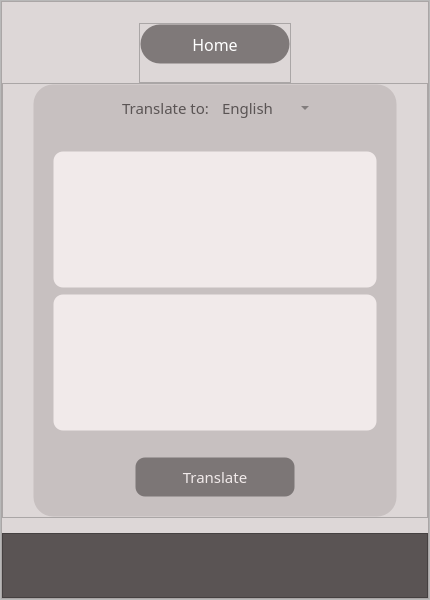
<?xml version="1.0" encoding="UTF-8"?>
<ui version="4.0">
 <class>MainWindow</class>
 <widget class="QMainWindow" name="MainWindow">
  <property name="geometry">
   <rect>
    <x>0</x>
    <y>0</y>
    <width>430</width>
    <height>600</height>
   </rect>
  </property>
  <property name="minimumSize">
   <size>
    <width>300</width>
    <height>0</height>
   </size>
  </property>
  <property name="maximumSize">
   <size>
    <width>16777215</width>
    <height>16777215</height>
   </size>
  </property>
  <property name="windowTitle">
   <string>MainWindow</string>
  </property>
  <widget class="QWidget" name="centralwidget">
   <property name="minimumSize">
    <size>
     <width>0</width>
     <height>0</height>
    </size>
   </property>
   <property name="maximumSize">
    <size>
     <width>16777215</width>
     <height>16777215</height>
    </size>
   </property>
   <layout class="QVBoxLayout" name="verticalLayout" stretch="0">
    <property name="spacing">
     <number>0</number>
    </property>
    <property name="leftMargin">
     <number>0</number>
    </property>
    <property name="topMargin">
     <number>0</number>
    </property>
    <property name="rightMargin">
     <number>0</number>
    </property>
    <property name="bottomMargin">
     <number>0</number>
    </property>
    <item>
     <widget class="QFrame" name="frame_2">
      <property name="frameShape">
       <enum>QFrame::StyledPanel</enum>
      </property>
      <property name="frameShadow">
       <enum>QFrame::Raised</enum>
      </property>
      <layout class="QVBoxLayout" name="verticalLayout_3">
       <property name="spacing">
        <number>0</number>
       </property>
       <property name="leftMargin">
        <number>0</number>
       </property>
       <property name="topMargin">
        <number>0</number>
       </property>
       <property name="rightMargin">
        <number>0</number>
       </property>
       <property name="bottomMargin">
        <number>0</number>
       </property>
       <item>
        <widget class="QStackedWidget" name="mainStackW">
         <property name="styleSheet">
          <string notr="true">background-color: rgb(221, 215, 215);</string>
         </property>
         <property name="currentIndex">
          <number>1</number>
         </property>
         <widget class="QWidget" name="stackIntro">
          <layout class="QVBoxLayout" name="verticalLayout_2">
           <property name="spacing">
            <number>0</number>
           </property>
           <property name="leftMargin">
            <number>0</number>
           </property>
           <property name="topMargin">
            <number>0</number>
           </property>
           <property name="rightMargin">
            <number>0</number>
           </property>
           <property name="bottomMargin">
            <number>0</number>
           </property>
           <item>
            <widget class="QFrame" name="Introframe">
             <property name="frameShape">
              <enum>QFrame::StyledPanel</enum>
             </property>
             <property name="frameShadow">
              <enum>QFrame::Raised</enum>
             </property>
             <layout class="QVBoxLayout" name="verticalLayout_4">
              <item alignment="Qt::AlignBottom">
               <widget class="QLabel" name="introText">
                <property name="font">
                 <font>
                  <family>Source Code Pro</family>
                  <pointsize>24</pointsize>
                  <bold>true</bold>
                 </font>
                </property>
                <property name="styleSheet">
                 <string notr="true">color:rgb(53, 53, 53)</string>
                </property>
                <property name="text">
                 <string>WORKBUDDY</string>
                </property>
                <property name="alignment">
                 <set>Qt::AlignCenter</set>
                </property>
               </widget>
              </item>
              <item alignment="Qt::AlignHCenter|Qt::AlignTop">
               <widget class="QLabel" name="introVersion">
                <property name="font">
                 <font>
                  <family>Source Code Pro</family>
                  <pointsize>14</pointsize>
                 </font>
                </property>
                <property name="styleSheet">
                 <string notr="true">color:rgb(118, 118, 118)</string>
                </property>
                <property name="text">
                 <string>V.x</string>
                </property>
               </widget>
              </item>
             </layout>
            </widget>
           </item>
          </layout>
         </widget>
         <widget class="QWidget" name="stackHome">
          <layout class="QVBoxLayout" name="verticalLayout_5">
           <property name="spacing">
            <number>0</number>
           </property>
           <property name="leftMargin">
            <number>0</number>
           </property>
           <property name="topMargin">
            <number>0</number>
           </property>
           <property name="rightMargin">
            <number>0</number>
           </property>
           <property name="bottomMargin">
            <number>0</number>
           </property>
           <item>
            <widget class="QFrame" name="MainFrame">
             <property name="frameShape">
              <enum>QFrame::StyledPanel</enum>
             </property>
             <property name="frameShadow">
              <enum>QFrame::Raised</enum>
             </property>
             <layout class="QVBoxLayout" name="verticalLayout_6">
              <property name="spacing">
               <number>0</number>
              </property>
              <property name="leftMargin">
               <number>0</number>
              </property>
              <property name="topMargin">
               <number>0</number>
              </property>
              <property name="rightMargin">
               <number>0</number>
              </property>
              <property name="bottomMargin">
               <number>0</number>
              </property>
              <item alignment="Qt::AlignHCenter|Qt::AlignBottom">
               <widget class="QFrame" name="headerFrame">
                <property name="frameShape">
                 <enum>QFrame::StyledPanel</enum>
                </property>
                <property name="frameShadow">
                 <enum>QFrame::Raised</enum>
                </property>
                <layout class="QVBoxLayout" name="verticalLayout_7">
                 <property name="spacing">
                  <number>0</number>
                 </property>
                 <property name="leftMargin">
                  <number>0</number>
                 </property>
                 <property name="topMargin">
                  <number>0</number>
                 </property>
                 <property name="rightMargin">
                  <number>0</number>
                 </property>
                 <property name="bottomMargin">
                  <number>18</number>
                 </property>
                 <item>
                  <widget class="QLabel" name="header">
                   <property name="minimumSize">
                    <size>
                     <width>150</width>
                     <height>40</height>
                    </size>
                   </property>
                   <property name="font">
                    <font>
                     <family>Source Code Pro</family>
                     <pointsize>12</pointsize>
                    </font>
                   </property>
                   <property name="styleSheet">
                    <string notr="true">background-color:rgb(127, 121, 121);
color:white;
border: 1px solid;
border-radius:20px;
border-color:transparent;</string>
                   </property>
                   <property name="text">
                    <string>Home</string>
                   </property>
                   <property name="alignment">
                    <set>Qt::AlignCenter</set>
                   </property>
                   <property name="margin">
                    <number>0</number>
                   </property>
                  </widget>
                 </item>
                </layout>
               </widget>
              </item>
              <item alignment="Qt::AlignVCenter">
               <widget class="QFrame" name="functionFrame">
                <property name="minimumSize">
                 <size>
                  <width>300</width>
                  <height>435</height>
                 </size>
                </property>
                <property name="maximumSize">
                 <size>
                  <width>16777215</width>
                  <height>16777215</height>
                 </size>
                </property>
                <property name="autoFillBackground">
                 <bool>false</bool>
                </property>
                <property name="styleSheet">
                 <string notr="true"/>
                </property>
                <property name="frameShape">
                 <enum>QFrame::StyledPanel</enum>
                </property>
                <property name="frameShadow">
                 <enum>QFrame::Raised</enum>
                </property>
                <layout class="QHBoxLayout" name="horizontalLayout_2">
                 <property name="spacing">
                  <number>0</number>
                 </property>
                 <property name="leftMargin">
                  <number>30</number>
                 </property>
                 <property name="topMargin">
                  <number>0</number>
                 </property>
                 <property name="rightMargin">
                  <number>30</number>
                 </property>
                 <property name="bottomMargin">
                  <number>0</number>
                 </property>
                 <item>
                  <widget class="QStackedWidget" name="functionStack">
                   <property name="autoFillBackground">
                    <bool>false</bool>
                   </property>
                   <property name="styleSheet">
                    <string notr="true">background-color:rgb(199, 192, 192);
border: 1px solid;
border-radius:20px;
border-color:transparent;</string>
                   </property>
                   <property name="currentIndex">
                    <number>1</number>
                   </property>
                   <widget class="QWidget" name="f_start">
                    <layout class="QVBoxLayout" name="verticalLayout_9">
                     <item>
                      <widget class="QLabel" name="label_2">
                       <property name="font">
                        <font>
                         <family>Source Code Pro</family>
                         <pointsize>16</pointsize>
                        </font>
                       </property>
                       <property name="styleSheet">
                        <string notr="true">color:rgb(53, 48, 48)</string>
                       </property>
                       <property name="text">
                        <string>Welcome back.</string>
                       </property>
                       <property name="alignment">
                        <set>Qt::AlignCenter</set>
                       </property>
                      </widget>
                     </item>
                    </layout>
                   </widget>
                   <widget class="QWidget" name="f_translator">
                    <layout class="QVBoxLayout" name="verticalLayout_8">
                     <item alignment="Qt::AlignHCenter|Qt::AlignTop">
                      <widget class="QFrame" name="frame">
                       <property name="minimumSize">
                        <size>
                         <width>200</width>
                         <height>0</height>
                        </size>
                       </property>
                       <property name="frameShape">
                        <enum>QFrame::StyledPanel</enum>
                       </property>
                       <property name="frameShadow">
                        <enum>QFrame::Raised</enum>
                       </property>
                       <layout class="QHBoxLayout" name="horizontalLayout_3">
                        <property name="spacing">
                         <number>0</number>
                        </property>
                        <property name="leftMargin">
                         <number>0</number>
                        </property>
                        <property name="topMargin">
                         <number>0</number>
                        </property>
                        <property name="rightMargin">
                         <number>0</number>
                        </property>
                        <property name="bottomMargin">
                         <number>0</number>
                        </property>
                        <item alignment="Qt::AlignHCenter">
                         <widget class="QLabel" name="label">
                          <property name="font">
                           <font>
                            <family>Source Code Pro</family>
                            <pointsize>11</pointsize>
                           </font>
                          </property>
                          <property name="styleSheet">
                           <string notr="true">color:rgb(90, 84, 84)</string>
                          </property>
                          <property name="text">
                           <string>Translate to:</string>
                          </property>
                          <property name="alignment">
                           <set>Qt::AlignCenter</set>
                          </property>
                          <property name="indent">
                           <number>0</number>
                          </property>
                         </widget>
                        </item>
                        <item alignment="Qt::AlignRight">
                         <widget class="QComboBox" name="tr_to">
                          <property name="minimumSize">
                           <size>
                            <width>30</width>
                            <height>0</height>
                           </size>
                          </property>
                          <property name="font">
                           <font>
                            <family>Source Code Pro</family>
                            <pointsize>11</pointsize>
                           </font>
                          </property>
                          <property name="toolTip">
                           <string/>
                          </property>
                          <property name="layoutDirection">
                           <enum>Qt::LeftToRight</enum>
                          </property>
                          <property name="styleSheet">
                           <string notr="true">QComboBox{
	background-color:transparent;
	color:rgb(90, 84, 84);
}

QComboBox QAbstractItemView::item {
	background-color:rgb(221, 215, 215);
	color:rgb(90, 84, 84);
}</string>
                          </property>
                          <property name="editable">
                           <bool>false</bool>
                          </property>
                          <property name="placeholderText">
                           <string/>
                          </property>
                          <property name="frame">
                           <bool>false</bool>
                          </property>
                          <item>
                           <property name="text">
                            <string>English</string>
                           </property>
                          </item>
                          <item>
                           <property name="text">
                            <string>Korean</string>
                           </property>
                          </item>
                          <item>
                           <property name="text">
                            <string>Indonesian</string>
                           </property>
                          </item>
                          <item>
                           <property name="text">
                            <string>Japanese</string>
                           </property>
                          </item>
                          <item>
                           <property name="text">
                            <string>Chinese</string>
                           </property>
                          </item>
                         </widget>
                        </item>
                       </layout>
                      </widget>
                     </item>
                     <item alignment="Qt::AlignVCenter">
                      <widget class="QFrame" name="frame_3">
                       <property name="minimumSize">
                        <size>
                         <width>0</width>
                         <height>0</height>
                        </size>
                       </property>
                       <property name="maximumSize">
                        <size>
                         <width>16777215</width>
                         <height>300</height>
                        </size>
                       </property>
                       <property name="frameShape">
                        <enum>QFrame::StyledPanel</enum>
                       </property>
                       <property name="frameShadow">
                        <enum>QFrame::Raised</enum>
                       </property>
                       <layout class="QVBoxLayout" name="verticalLayout_10">
                        <item>
                         <widget class="QPlainTextEdit" name="tr_input">
                          <property name="sizePolicy">
                           <sizepolicy hsizetype="Preferred" vsizetype="Preferred">
                            <horstretch>0</horstretch>
                            <verstretch>0</verstretch>
                           </sizepolicy>
                          </property>
                          <property name="font">
                           <font>
                            <family>Source Code Pro</family>
                            <pointsize>11</pointsize>
                           </font>
                          </property>
                          <property name="styleSheet">
                           <string notr="true">background-color: rgb(241, 234, 234);
border: 1px solid;
border-radius:10px;
border-color: transparent;
color:rgb(53, 48, 48)</string>
                          </property>
                         </widget>
                        </item>
                        <item>
                         <widget class="QPlainTextEdit" name="tr_output">
                          <property name="sizePolicy">
                           <sizepolicy hsizetype="Preferred" vsizetype="Preferred">
                            <horstretch>0</horstretch>
                            <verstretch>0</verstretch>
                           </sizepolicy>
                          </property>
                          <property name="font">
                           <font>
                            <family>Source Code Pro</family>
                            <pointsize>11</pointsize>
                           </font>
                          </property>
                          <property name="styleSheet">
                           <string notr="true">background-color: rgb(241, 234, 234);
border: 1px solid;
border-radius:10px;
border-color: transparent;
color:rgb(53, 48, 48)</string>
                          </property>
                         </widget>
                        </item>
                       </layout>
                      </widget>
                     </item>
                     <item>
                      <widget class="QFrame" name="frame_4">
                       <property name="frameShape">
                        <enum>QFrame::StyledPanel</enum>
                       </property>
                       <property name="frameShadow">
                        <enum>QFrame::Raised</enum>
                       </property>
                       <layout class="QVBoxLayout" name="verticalLayout_11">
                        <item alignment="Qt::AlignHCenter">
                         <widget class="QPushButton" name="translate">
                          <property name="minimumSize">
                           <size>
                            <width>160</width>
                            <height>40</height>
                           </size>
                          </property>
                          <property name="maximumSize">
                           <size>
                            <width>300</width>
                            <height>16777215</height>
                           </size>
                          </property>
                          <property name="font">
                           <font>
                            <family>Source Code Pro</family>
                            <pointsize>11</pointsize>
                           </font>
                          </property>
                          <property name="cursor">
                           <cursorShape>PointingHandCursor</cursorShape>
                          </property>
                          <property name="styleSheet">
                           <string notr="true">QPushButton{
	background-color: rgb(124, 118, 118);
	border: 1px solid;
	border-radius: 10px;
	border-color:transparent;
	color:rgb(241, 234, 234)
}
QPushButton::hover{
	background-color: rgb(49, 44, 44);
}</string>
                          </property>
                          <property name="text">
                           <string>Translate</string>
                          </property>
                         </widget>
                        </item>
                       </layout>
                      </widget>
                     </item>
                    </layout>
                   </widget>
                   <widget class="QWidget" name="f_notes"/>
                   <widget class="QWidget" name="f_calculator"/>
                  </widget>
                 </item>
                </layout>
               </widget>
              </item>
              <item alignment="Qt::AlignBottom">
               <widget class="QFrame" name="navbar">
                <property name="minimumSize">
                 <size>
                  <width>0</width>
                  <height>65</height>
                 </size>
                </property>
                <property name="maximumSize">
                 <size>
                  <width>16777215</width>
                  <height>65</height>
                 </size>
                </property>
                <property name="styleSheet">
                 <string notr="true">background-color: rgb(90, 84, 84);</string>
                </property>
                <property name="frameShape">
                 <enum>QFrame::StyledPanel</enum>
                </property>
                <property name="frameShadow">
                 <enum>QFrame::Raised</enum>
                </property>
                <layout class="QHBoxLayout" name="horizontalLayout">
                 <item>
                  <widget class="QPushButton" name="calculatorbtn">
                   <property name="minimumSize">
                    <size>
                     <width>50</width>
                     <height>50</height>
                    </size>
                   </property>
                   <property name="maximumSize">
                    <size>
                     <width>50</width>
                     <height>50</height>
                    </size>
                   </property>
                   <property name="cursor">
                    <cursorShape>PointingHandCursor</cursorShape>
                   </property>
                   <property name="styleSheet">
                    <string notr="true">QPushButton{
	background-color:transparent;
	border: 1px solid;
	border-radius:20px;
	border-color:transparent;
}
QPushButton::hover{
	background-color: rgb(39, 36, 36);
}</string>
                   </property>
                   <property name="text">
                    <string/>
                   </property>
                   <property name="iconSize">
                    <size>
                     <width>30</width>
                     <height>30</height>
                    </size>
                   </property>
                  </widget>
                 </item>
                 <item>
                  <widget class="QPushButton" name="notesbtn">
                   <property name="minimumSize">
                    <size>
                     <width>50</width>
                     <height>50</height>
                    </size>
                   </property>
                   <property name="maximumSize">
                    <size>
                     <width>50</width>
                     <height>50</height>
                    </size>
                   </property>
                   <property name="cursor">
                    <cursorShape>PointingHandCursor</cursorShape>
                   </property>
                   <property name="styleSheet">
                    <string notr="true">QPushButton{
	background-color:transparent;
	border: 1px solid;
	border-radius:20px;
	border-color:transparent;
}
QPushButton::hover{
	background-color: rgb(39, 36, 36);
}</string>
                   </property>
                   <property name="text">
                    <string/>
                   </property>
                   <property name="iconSize">
                    <size>
                     <width>30</width>
                     <height>30</height>
                    </size>
                   </property>
                  </widget>
                 </item>
                 <item>
                  <widget class="QPushButton" name="translatebtn">
                   <property name="minimumSize">
                    <size>
                     <width>50</width>
                     <height>50</height>
                    </size>
                   </property>
                   <property name="maximumSize">
                    <size>
                     <width>50</width>
                     <height>50</height>
                    </size>
                   </property>
                   <property name="cursor">
                    <cursorShape>PointingHandCursor</cursorShape>
                   </property>
                   <property name="styleSheet">
                    <string notr="true">QPushButton{
	background-color:transparent;
	border: 1px solid;
	border-radius:20px;
	border-color:transparent;
}
QPushButton::hover{
	background-color: rgb(39, 36, 36);
}</string>
                   </property>
                   <property name="text">
                    <string/>
                   </property>
                   <property name="iconSize">
                    <size>
                     <width>30</width>
                     <height>30</height>
                    </size>
                   </property>
                  </widget>
                 </item>
                </layout>
               </widget>
              </item>
             </layout>
            </widget>
           </item>
          </layout>
         </widget>
        </widget>
       </item>
      </layout>
     </widget>
    </item>
   </layout>
  </widget>
 </widget>
 <resources/>
 <connections/>
</ui>
